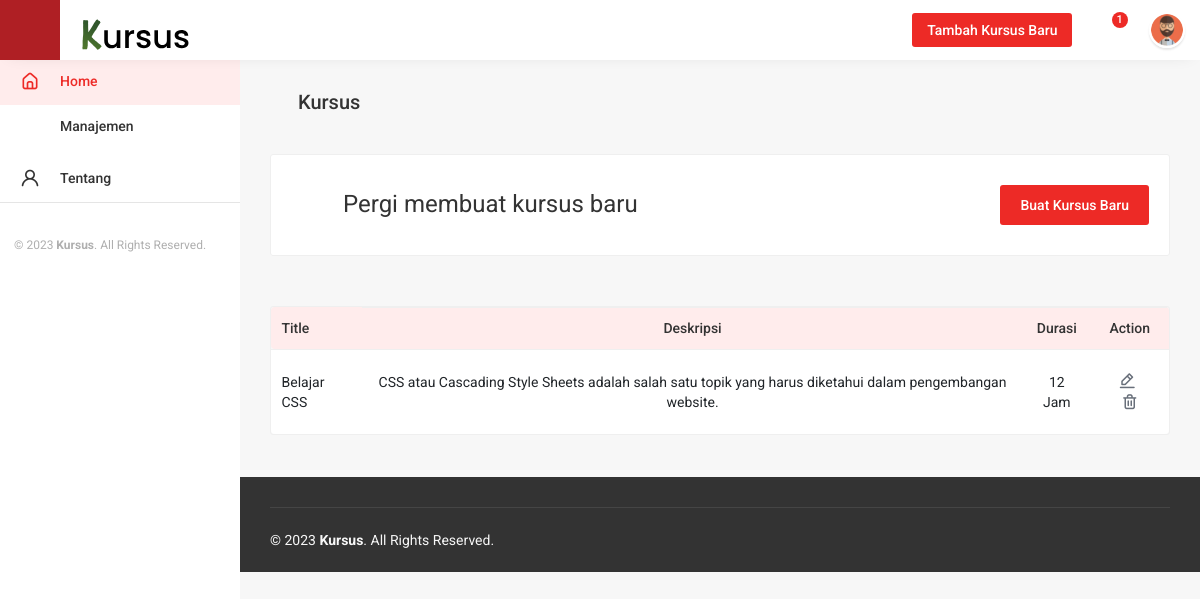
The page /manage-course.php (signed in) on the database its author committed.
### tables this page shows
CREATE TABLE `courses` (
  `course_id` int(11) NOT NULL,
  `title` varchar(255) DEFAULT NULL,
  `short_description` varchar(255) DEFAULT NULL,
  `full_description` varchar(255) DEFAULT NULL,
  `duration` int(11) DEFAULT NULL,
  `image_url` varchar(255) DEFAULT NULL
);

### model.php (called while the page is built, shortened)
<?php
require("koneksi.php");
function getData($tabel)
{
    global $koneksi;
    $result = mysqli_query($koneksi, "SELECT * FROM $tabel");
    $rows = [];
    while ($row = mysqli_fetch_assoc($result)) {
        $rows[] = $row;
    }
    return $rows;
}

### manage-course.php (the view, shortened to what this page needs)
<?php
require("model.php");
$kursuslist = getData("courses");
?>
<!DOCTYPE html>
<html lang="en">
<head>
	<link href='vendor/unicons-2.0.1/css/unicons.css' rel='stylesheet'>
	<link href="css/vertical-responsive-menu1.min.css" rel="stylesheet">
	<link href="css/instructor-dashboard.css" rel="stylesheet">
	<link href="css/instructor-responsive.css" rel="stylesheet">
	<link href="css/night-mode.css" rel="stylesheet">
	<link href="css/datepicker.min.css" rel="stylesheet">
	<link href="vendor/fontawesome-free/css/all.min.css" rel="stylesheet">
	<link href="vendor/OwlCarousel/assets/owl.carousel.css" rel="stylesheet">
	<link href="vendor/OwlCarousel/assets/owl.theme.default.min.css" rel="stylesheet">
	<link href="vendor/bootstrap/css/bootstrap.min.css" rel="stylesheet">
	<link rel="stylesheet" type="text/css" href="vendor/semantic/semantic.min.css">
</head>
<body>
	<?php include("header.php") ?>
	<?php include("sidebar.php") ?>
	<div class="wrapper">
		<div class="sa4d25">
			<div class="container-fluid">
				<div class="row">
					<div class="col-lg-12">
						<h2 class="st_title"><i class="uil uil-book-alt"></i>Kursus</h2>
					</div>
					<div class="col-md-12">
						<div class="card_dash1">
							<div class="card_dash_left1">
								<i class="uil uil-book-alt"></i>
								<h1>Pergi membuat kursus baru</h1>
							</div>
							<div class="card_dash_right1">
								<button class="create_btn_dash" onclick="window.location.href = 'tambahKursus.php';">Buat Kursus Baru</button>
							</div>
						</div>
					</div>
				</div>
				<div class="row">
					<div class="col-md-12">
						<div class="my_courses_tabs">
							<div class="tab-content" id="pills-tabContent">
								<div class="tab-pane fade show active" id="pills-my-courses" role="tabpanel">
									<div class="table-responsive mt-30">
										<table class="table ucp-table">
											<thead class="thead-s">
												<tr>
													<th>Title</th>
													<th class="text-center" scope="col">Deskripsi</th>
													<th class="text-center" scope="col">Durasi</th>
													<th class="text-center" scope="col">Action</th>
												</tr>
											</thead>
											<?php foreach ($kursuslist as $kursus) : ?>
												<tbody>
													<tr>
														<td><?= $kursus["title"] ?></td>
														<td class="text-center"><?= $kursus["short_description"] ?></td>
														<td class="text-center"><?= $kursus["duration"] ?> Jam</td>
														<td class="text-center">
															<a href="tambahKursus.php?course_id=<?= $kursus["course_id"]; ?>" title="Edit" class="gray-s"><i class="uil uil-edit-alt"></i></a>
															<a href="?course_id=<?= $kursus["course_id"] ?>" title="Delete" class="gray-s"><i class="uil uil-trash-alt"></i></a>
														</td>
													</tr>
												</tbody>
											<?php endforeach; ?>
										</table>
									</div>
								</div>
							</div>
						</div>
					</div>
				</div>
			</div>
		</div>
		<?php include("footer.php") ?>
</body>
</html>

### css/instructor-responsive.css (style rules this page uses)
@media (min-width: 1200px) { .container-fluid { padding-right: 30px !important; padding-left: 30px !important; } }

### rows shown on the page
courses: title "Belajar CSS", short_description "CSS atau Cascading Style Sheets adalah salah satu topik yang harus diketahui dalam pengembangan website.", duration "12"
